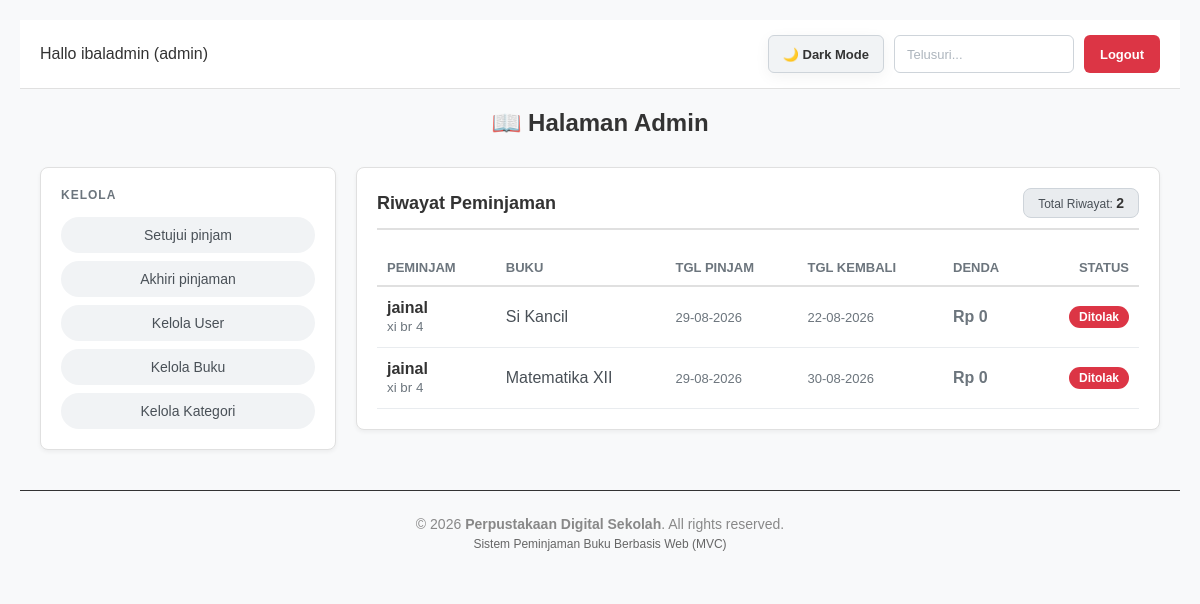
The page /index.php?page=admin&action=riwayatPinjam (signed in) on the database as committed earlier.
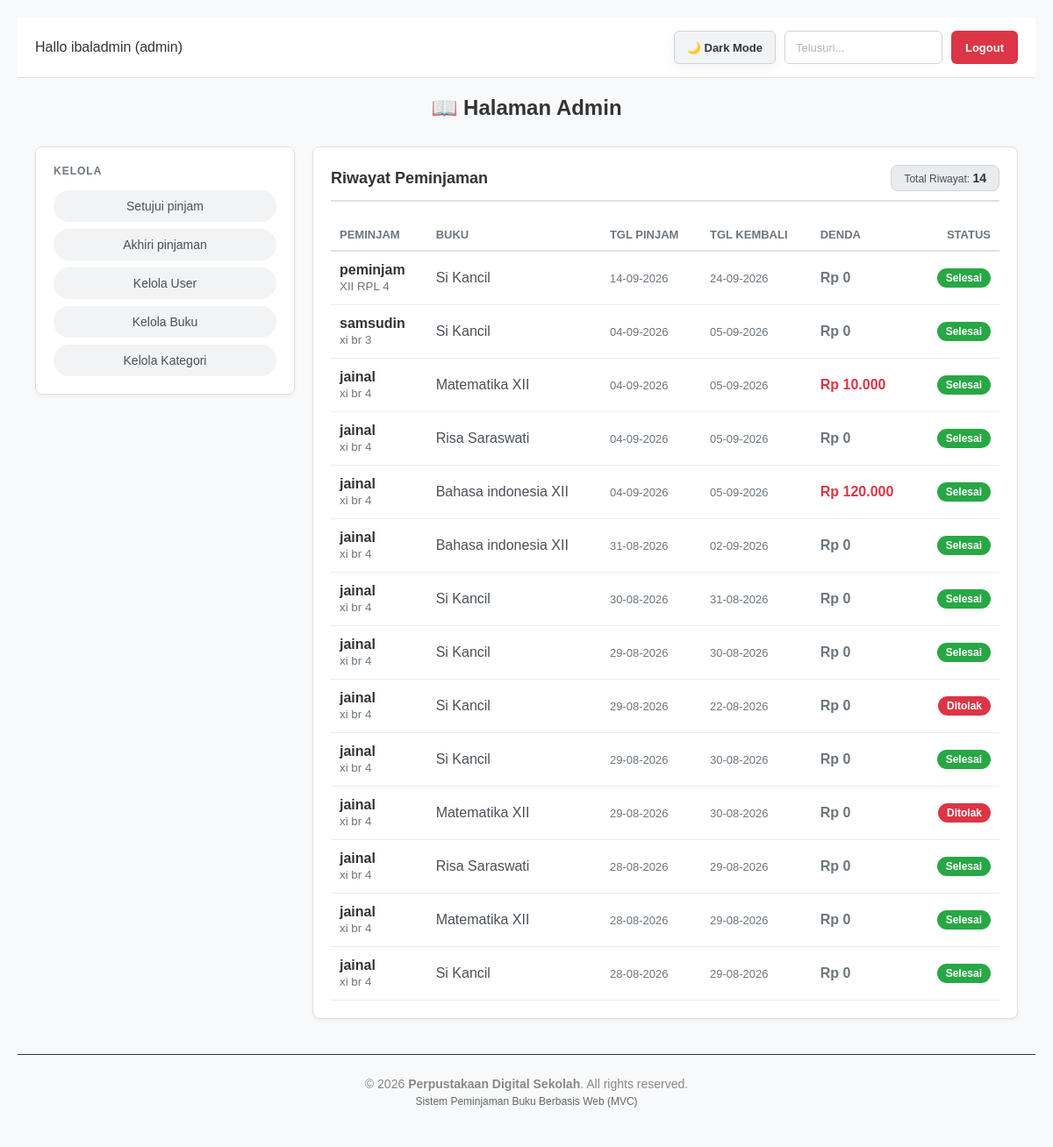
The same page on the database as committed later.
### tables this page shows
CREATE TABLE `peminjaman` (
  `id_pinjam` int(11) NOT NULL,
  `id_user` int(11) NOT NULL,
  `id_buku` int(11) NOT NULL,
  `jumlah` int(11) NOT NULL DEFAULT 1,
  `tgl_pinjam` date NOT NULL,
  `tanggal_kembali_rencana` date DEFAULT NULL,
  `tanggal_dikembalikan` date DEFAULT NULL,
  `tgl_kembali` date NOT NULL,
  `status` enum('menunggu','dipinjam','selesai','ditolak') DEFAULT 'menunggu',
  `denda` int(11) DEFAULT 0
);

CREATE TABLE `user` (
  `id_user` int(11) NOT NULL,
  `nama` varchar(100) NOT NULL,
  `email` varchar(100) NOT NULL,
  `nis` varchar(20) DEFAULT NULL,
  `kelas` varchar(50) DEFAULT NULL,
  `password` varchar(255) NOT NULL,
  `role` enum('admin','siswa') NOT NULL DEFAULT 'siswa'
);

CREATE TABLE `buku` (
  `id_buku` int(11) NOT NULL,
  `nama_buku` varchar(150) NOT NULL,
  `id_kategori` int(11) NOT NULL,
  `stok` int(11) NOT NULL DEFAULT 0,
  `gambar` varchar(255) DEFAULT NULL
);

### controllers/AdminController.php (called while the page is built, shortened)
<?php
require_once 'models/PinjamModel.php';
class AdminController {
    private $pinjamModel;
    public function __construct() {
        $database = new Database();
        $this->db = $database->getConnection();
        $this->pinjamModel = new PinjamModel($this->db);
    }
public function riwayatPinjam() {
    $search = trim($_GET['search'] ?? '');
    $riwayatList = $this->pinjamModel->getRiwayatPinjaman($search);
    require_once 'views/admin/riwayat_pinjam.php';
}
}

### config/Database.php (called while the page is built, shortened)
<?php
class Database {
    private $host = "localhost";
    private $user = "root";
    private $pass = "";
    private $dbname = "db_peminjamanbuku2";
    public function getConnection() {
        $this->conn = null;
        try {
            $this->conn = new PDO("mysql:host=" . $this->host . ";dbname=" . $this->dbname, $this->user, $this->pass);
            $this->conn->setAttribute(PDO::ATTR_ERRMODE, PDO::ERRMODE_EXCEPTION);
        } catch(PDOException $exception) {
            echo "Connection error: " . $exception->getMessage();
        }
        return $this->conn;
    }
}

### models/PinjamModel.php (called while the page is built, shortened)
<?php
class PinjamModel {
    private $conn;
    private $table = 'peminjaman';
    public function __construct($db) {
        $this->conn = $db;
    }
public function getRiwayatPinjaman($search = '') {
    $query = "SELECT p.*, b.nama_buku, u.nama AS nama_siswa, u.kelas
              FROM " . $this->table . " p
              JOIN buku b ON p.id_buku = b.id_buku
              JOIN user u ON p.id_user = u.id_user
              WHERE p.status IN ('selesai', 'ditolak')";
    $query .= " ORDER BY p.id_pinjam DESC";
    $stmt = $this->conn->prepare($query);
    $stmt->execute();
    return $stmt->fetchAll(PDO::FETCH_ASSOC);
}
}

### views/admin/riwayat_pinjam.php (the view, shortened to what the changed rows need)
<?php include 'views/layout/header.php'; ?>
<div class="header-bar">
    <div style="font-weight: 500; color: var(--text-main);">Hallo <?= htmlspecialchars($_SESSION['user']['nama']); ?> (admin)</div>
    <div class="header-actions">
        <button id="themeToggle" class="theme-toggle-btn" onclick="toggleTheme()">🌙 Dark Mode</button>
        <form method="GET" action="index.php" style="display: inline-flex; margin: 0;">
            <input type="text" name="search" placeholder="Telusuri..." value="<?= htmlspecialchars($_GET['search'] ?? ''); ?>" class="input-dark">
        </form>
        <a href="index.php?page=logout" class="btn-red">Logout</a>
    </div>
</div>
<h2 style="text-align:center; margin-bottom: 30px; color: var(--text-main);">📖 Halaman Admin</h2>
<div style="display: flex; gap: 20px; align-items: flex-start; padding: 0 20px;">
    <div class="card" style="flex: 1; min-width: 220px; padding: 20px; box-sizing: border-box;">
        <p style="color: var(--text-muted); margin-top: 0; margin-bottom: 15px; font-size: 12px; letter-spacing: 1px; text-transform: uppercase; font-weight: bold;">Kelola</p>
        <div class="sidebar-menu">
            <a href="index.php?page=admin&action=dashboard" class="btn-sidebar">Setujui pinjam</a>
            <a href="index.php?page=admin&action=akhiriPinjaman" class="btn-sidebar">Akhiri pinjaman</a>
            <a href="index.php?page=admin&action=kelolaUser" class="btn-sidebar">Kelola User</a>
            <a href="index.php?page=admin&action=kelolaBuku" class="btn-sidebar">Kelola Buku</a>
            <a href="index.php?page=admin&action=kelolaKategori" class="btn-sidebar">Kelola Kategori</a>
        </div>
    </div>
    <div class="card" style="flex: 3; box-sizing: border-box;">
        <div style="margin-bottom: 20px; border-bottom: 2px solid var(--border-color); padding-bottom: 10px; display: flex; justify-content: space-between; align-items: center;">
            <h3 style="margin: 0; font-size: 18px; color: var(--text-main);">Riwayat Peminjaman</h3>
            <span class="badge-count">Total Riwayat: <strong style="font-size: 14px; color: var(--text-main);"><?= count($riwayatList); ?></strong></span>
        </div>
        <div class="table-container">
            <table style="width: 100%; border-collapse: collapse;">
                <thead>
                    <tr style="color: var(--text-muted); font-size: 13px; text-align: left; border-bottom: 2px solid var(--border-color); text-transform: uppercase;">
                        <th style="padding: 10px;">Peminjam</th>
                        <th style="padding: 10px;">Buku</th>
                        <th style="padding: 10px;">Tgl Pinjam</th>
                        <th style="padding: 10px;">Tgl Kembali</th>
                        <th style="padding: 10px;">Denda</th>
                        <th style="padding: 10px; text-align: right;">Status</th>
                    </tr>
                </thead>
                <tbody>
                    <?php if (!empty($riwayatList)): ?>
                        <?php foreach ($riwayatList as $r): ?>
                        <tr style="border-bottom: 1px solid var(--table-border);">
                            <td style="padding: 12px 10px; font-weight: bold; color: var(--text-main);">
                                <?= htmlspecialchars($r['nama_siswa']); ?>
                                <?php if (!empty($r['kelas'])): ?>
                                    <br><small style="color: var(--text-muted); font-weight: normal;"><?= htmlspecialchars($r['kelas']); ?></small>
                                <?php endif; ?>
                            </td>
                            <td style="padding: 12px 10px; color: var(--input-text); font-weight: 500;"><?= htmlspecialchars($r['nama_buku']); ?></td>
                            <td style="padding: 12px 10px; color: var(--text-muted); font-size: 13px;">
                                <?= !empty($r['tgl_pinjam']) ? date('d-m-Y', strtotime($r['tgl_pinjam'])) : '-'; ?>
                            </td>
                            <td style="padding: 12px 10px; color: var(--text-muted); font-size: 13px;">
                                <?= !empty($r['tgl_kembali']) ? date('d-m-Y', strtotime($r['tgl_kembali'])) : '-'; ?>
                            </td>
                            <td style="padding: 12px 10px; font-weight: bold; color: <?= ($r['denda'] > 0) ? '#dc3545' : 'var(--text-muted)'; ?>;">
                                Rp <?= number_format($r['denda'] ?? 0, 0, ',', '.'); ?>
                            </td>
                            <td style="padding: 12px 10px; text-align: right;">
                                <?php if ($r['status'] === 'selesai'): ?>
                                    <span class="badge-status status-selesai">Selesai</span>
                                <?php else: ?>
                                    <span class="badge-status status-ditolak">Ditolak</span>
                                <?php endif; ?>
                            </td>
                        </tr>
                        <?php endforeach; ?>
                    <?php else: ?>
                        <tr>
                            <td colspan="6" style="text-align: center; color: var(--text-muted); padding: 25px; font-size: 13px;">Belum ada riwayat transaksi.</td>
                        </tr>
                    <?php endif; ?>
                </tbody>
            </table>
        </div>
    </div>
</div>
<?php include 'views/layout/footer.php'; ?>

Rows that differ between the two databases and show on the page:
now on this page (row edited): peminjaman: id_user.nama "peminjam", id_user.kelas "XII RPL 4", id_buku.nama_buku "Si Kancil", tgl_pinjam "14-09-2026", tgl_kembali "24-09-2026", denda "0", status "Selesai"
now on this page (row edited): peminjaman: id_user.nama "samsudin", id_user.kelas "xi br 3", id_buku.nama_buku "Si Kancil", tgl_pinjam "04-09-2026", tgl_kembali "05-09-2026", denda "0", status "Selesai"
now on this page (row edited): peminjaman: id_user.nama "jainal", id_user.kelas "xi br 4", id_buku.nama_buku "Matematika XII", tgl_pinjam "04-09-2026", tgl_kembali "05-09-2026", denda "10.000", status "Selesai"
now on this page (row edited): peminjaman: id_user.nama "jainal", id_user.kelas "xi br 4", id_buku.nama_buku "Risa Saraswati", tgl_pinjam "04-09-2026", tgl_kembali "05-09-2026", denda "0", status "Selesai"
now on this page (row edited): peminjaman: id_user.nama "jainal", id_user.kelas "xi br 4", id_buku.nama_buku "Bahasa indonesia XII", tgl_pinjam "04-09-2026", tgl_kembali "05-09-2026", denda "120.000", status "Selesai"
now on this page (row edited): peminjaman: id_user.nama "jainal", id_user.kelas "xi br 4", id_buku.nama_buku "Bahasa indonesia XII", tgl_pinjam "31-08-2026", tgl_kembali "02-09-2026", denda "0", status "Selesai"
now on this page (row edited): peminjaman: id_user.nama "jainal", id_user.kelas "xi br 4", id_buku.nama_buku "Si Kancil", tgl_pinjam "30-08-2026", tgl_kembali "31-08-2026", denda "0", status "Selesai"
now on this page (row edited): peminjaman: id_user.nama "jainal", id_user.kelas "xi br 4", id_buku.nama_buku "Si Kancil", tgl_pinjam "29-08-2026", tgl_kembali "30-08-2026", denda "0", status "Selesai"
now on this page (row edited): peminjaman: id_user.nama "jainal", id_user.kelas "xi br 4", id_buku.nama_buku "Si Kancil", tgl_pinjam "29-08-2026", tgl_kembali "30-08-2026", denda "0", status "Selesai"
now on this page (row edited): peminjaman: id_user.nama "jainal", id_user.kelas "xi br 4", id_buku.nama_buku "Risa Saraswati", tgl_pinjam "28-08-2026", tgl_kembali "29-08-2026", denda "0", status "Selesai"
now on this page (row edited): peminjaman: id_user.nama "jainal", id_user.kelas "xi br 4", id_buku.nama_buku "Matematika XII", tgl_pinjam "28-08-2026", tgl_kembali "29-08-2026", denda "0", status "Selesai"
now on this page (row edited): peminjaman: id_user.nama "jainal", id_user.kelas "xi br 4", id_buku.nama_buku "Si Kancil", tgl_pinjam "28-08-2026", tgl_kembali "29-08-2026", denda "0", status "Selesai"
Other text that changed with them:
count($riwayatList): "2" → "14"
